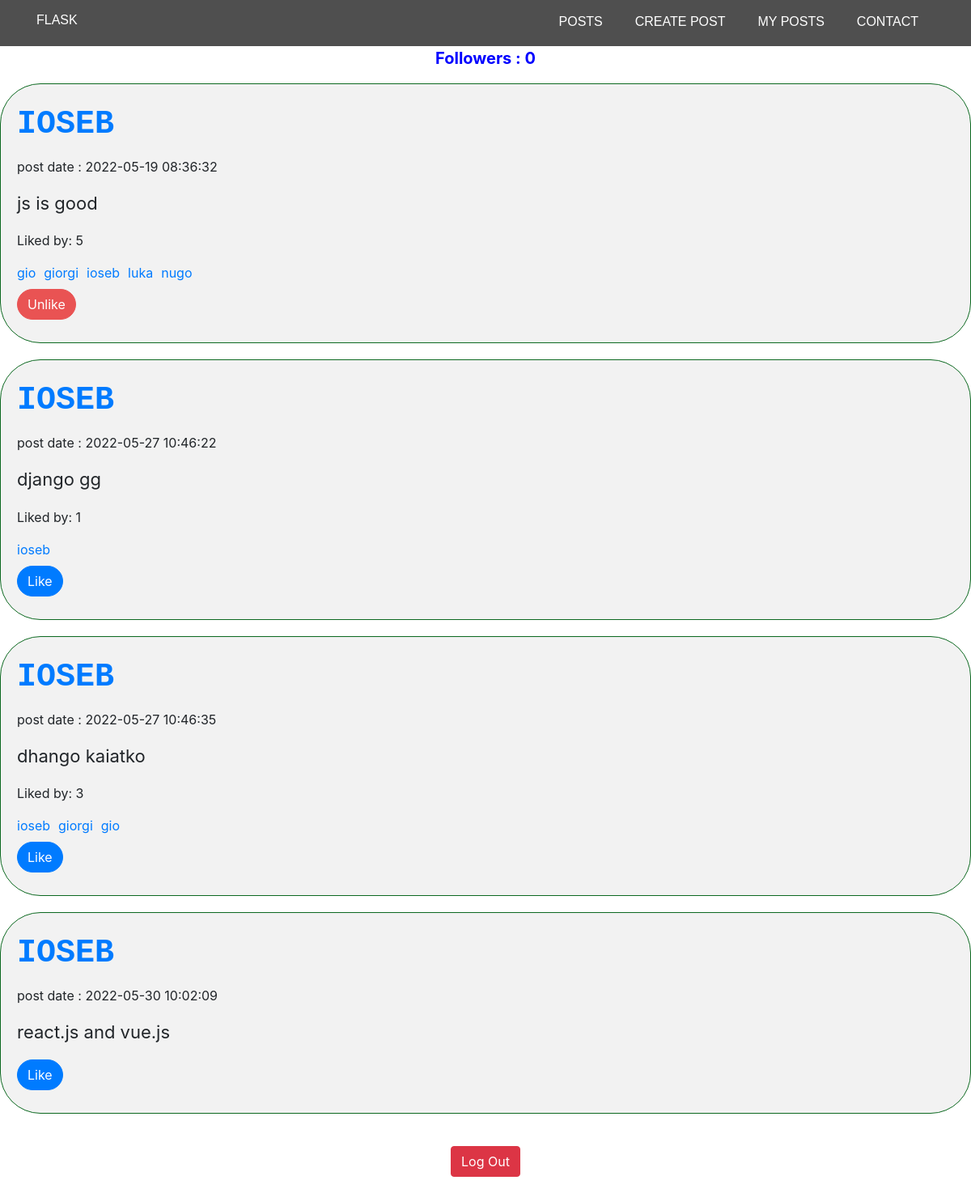
Page /posts/ioseb (signed in) on the committed database.
### tables this page shows
CREATE TABLE user (Username TEXT, Userid INTEGER PRIMARY KEY, password TEXT);

CREATE TABLE posts 
            (postid INTEGER PRIMARY KEY, 
            post TEXT,
            userid INTEGER,
            post_date default current_timestamp,
            FOREIGN KEY(userid) REFERENCES user(Userid));

### app.py (the view, shortened to what this page needs)
@app.route('/posts/<name>', methods=['GET', 'POST'])
def posts_name(name):
    if "username" not in session.keys():
        return redirect(url_for('login'))
    posts = []
    c.execute("SELECT userid FROM user WHERE username = ?", (name.lower(),))
    userid = c.fetchone()[0]
    c.execute("SELECT * FROM posts where userid = ?", (userid,))
    for row in c.fetchall():
        liked_by = []
        c.execute("SELECT userid FROM likes WHERE postid = ?", (row[0],))
        for user in c.fetchall():
            try:
                c.execute("SELECT Username FROM user WHERE Userid = ?", (user[0],))
                liked_by.append(c.fetchone()[0])
            except:
                pass
        liked_me = False
        if session["username"] in liked_by:
            liked_me = True
        c.execute("SELECT username FROM user WHERE Userid = ?", (row[2],))
        posts.append({'postid': row[0],'liked_me': liked_me, 'liked_by': liked_by, 'post': row[1], 'userid': row[2], 'post_date': row[3], 'username': c.fetchone()[0]})
    if "admin" not in session.values():
        user = session['username']
        followers = 0
        c.execute("select following_id from followers where userid = ?", (userid,))
        for row in c.fetchall():
            followers += 1
        return render_template('userposts.html', posts=posts, user=user, followers=followers)
    followers = 0
    c.execute("select following_id from followers where userid = ?", (userid,))
    for row in c.fetchall():
        followers += 1
    return render_template('userposts.html', posts=posts, user=session['username'], followers=followers)

### templates/userposts.html (shortened to what this page needs)
<!DOCTYPE html>
<html lang="en">
<head>
    <link rel="stylesheet" href="https://cdn.jsdelivr.net/npm/bootstrap@4.3.1/dist/css/bootstrap.min.css">
    <link rel="stylesheet" href="{{ url_for('static', filename='css/style.css') }}">
</head>
<body>
    {% extends 'main.html' %}
    {% block content %}
    <p style="text-align: center; font-size: 20px; color:blue; font-weight: bold;">Followers : {{followers}}</p>
    {% if posts %}
    {% for i in range(posts |length) %}
        <div class="blog-post">
            <div class="blog-post-title">
                <a href="/posts/{{posts[i]['username']|lower}}">{{posts[i]["username"]|upper}}</a>
            </div>
            <div><p>post date : {{ posts[i]['post_date']}}</p></div>
            <div class="blog-post-body">
                <p>{{ posts[i]["post"] }}</p>
            </div>
            {% if posts[i]["liked_by"] %}
                <div class="liked-by">
                    <p>Liked by: <span class="liked">{{ posts[i]["liked_by"]|length }}</span></p>
                    <div class="liked_by">
                        {% for j in range(posts[i]["liked_by"]|length) %}
                        <a href="/posts/{{ posts[i]['liked_by'][j] }}" style="margin-bottom: 8px;">{{posts[i]["liked_by"][j]}}</a>
                        {% endfor %}
                    </div>
                </div>
            {% endif %}
            <form action="/posts/{{posts[i]['username']|lower}}" method="post">
                <div class="form-row align-items-center">
                {% if posts[i]["liked_me"] %}
                    <div class="col-auto">
                        <button type="submit" class="btn btn-primary mb-2" style="border-radius: 50px;background-color: rgb(233, 83, 83); border-color: rgb(233, 83, 83);">Unlike</button>
                    </div>
                {% else %}
                <div class="col-auto">
                    <button type="submit" class="btn btn-primary mb-2" style="border-radius: 50px;">Like</button>
                </div>
                {% endif %}
                </div>
              </form>
        </div>
    {% endfor %}
    {% else %}
        <p style="text-align: center; font-size: 20px;">No posts yet</p>
    {% endif %}
    <form action="/logout">
        <fieldset style="margin-top: 40px; margin-bottom: 20px;" class="d-flex justify-content-center">
            <button name="submit" type="submit" class="btn btn-danger">Log Out</button>
        </fieldset>
    </form>
    {% endblock %}

### static/css/style.css (style rules this page uses)
.blog-post { padding: 20px; border-bottom: 2px solid #ececec; margin-bottom: 20px; border: 1px solid #0c6920; border-radius: 50px; background-color: #f2f2f2; }
.blog-post-title { color: #006699; font-size: 40px; font-family: 'Courier New', Courier, monospace; font-weight: bold; margin-bottom: 10px; display: flex; align-items: center: gap: 20px; }
.blog-post-body { font-size: 22px; line-height: 1.6; margin-bottom: 10px; }
.liked_by { display: flex; gap: 10px; }

### rows in the picture
user: Username "IOSEB" "IOSEB" "IOSEB" "IOSEB", Username "ioseb" "ioseb" "ioseb"
posts: post_date "2022-05-19 08:36:32", post "js is good"
user: Username "gio" "gio"
user: Username "giorgi" "giorgi"
user: Username "luka"
user: Username "nugo"
posts: post_date "2022-05-27 10:46:22", post "django gg"
posts: post_date "2022-05-27 10:46:35", post "dhango kaiatko"
posts: post_date "2022-05-30 10:02:09", post "react.js and vue.js"

### other values in the picture
{{ followers }} "0"
{{ posts[i]["liked_by"]|length }} "5" "1" "3"
